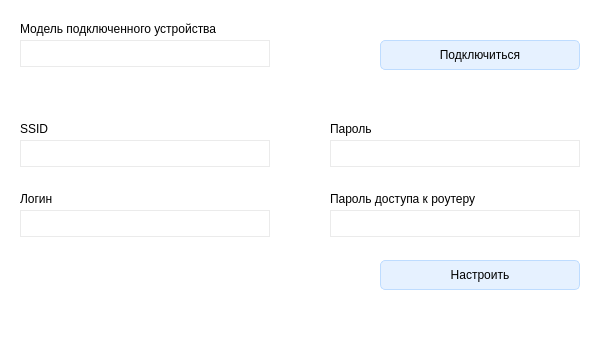
<?xml version="1.0" encoding="UTF-8"?>
<ui version="4.0">
 <class>MainWindow</class>
 <widget class="QMainWindow" name="MainWindow">
  <property name="geometry">
   <rect>
    <x>0</x>
    <y>0</y>
    <width>597</width>
    <height>351</height>
   </rect>
  </property>
  <property name="font">
   <font>
    <family>FreeMono</family>
   </font>
  </property>
  <property name="windowTitle">
   <string>MainWindow</string>
  </property>
  <property name="styleSheet">
   <string notr="true">background-color: rgb(255,255,255);</string>
  </property>
  <widget class="QWidget" name="centralwidget">
   <widget class="QPushButton" name="pushButton">
    <property name="geometry">
     <rect>
      <x>380</x>
      <y>40</y>
      <width>200</width>
      <height>30</height>
     </rect>
    </property>
    <property name="minimumSize">
     <size>
      <width>100</width>
      <height>0</height>
     </size>
    </property>
    <property name="styleSheet">
     <string notr="true">QPushButton::hover{background-color: rgb(192, 225, 255);}
QPushButton{ background-color: rgb(230, 241, 255); border-radius: 5px; border: 1px solid rgb(190, 220, 255)}
</string>
    </property>
    <property name="text">
     <string>Подключиться</string>
    </property>
   </widget>
   <widget class="QLineEdit" name="lineEdit">
    <property name="geometry">
     <rect>
      <x>20</x>
      <y>140</y>
      <width>250</width>
      <height>27</height>
     </rect>
    </property>
    <property name="styleSheet">
     <string notr="true">border: 1px solid rgb(235, 235, 235);</string>
    </property>
   </widget>
   <widget class="QLabel" name="label">
    <property name="geometry">
     <rect>
      <x>20</x>
      <y>120</y>
      <width>68</width>
      <height>17</height>
     </rect>
    </property>
    <property name="text">
     <string>SSID</string>
    </property>
   </widget>
   <widget class="QLabel" name="label_2">
    <property name="geometry">
     <rect>
      <x>330</x>
      <y>120</y>
      <width>68</width>
      <height>17</height>
     </rect>
    </property>
    <property name="text">
     <string>Пароль</string>
    </property>
   </widget>
   <widget class="QPushButton" name="pushButton_2">
    <property name="geometry">
     <rect>
      <x>380</x>
      <y>260</y>
      <width>200</width>
      <height>30</height>
     </rect>
    </property>
    <property name="minimumSize">
     <size>
      <width>100</width>
      <height>0</height>
     </size>
    </property>
    <property name="styleSheet">
     <string notr="true">QPushButton::hover{background-color: rgb(192, 225, 255);}
QPushButton{ background-color: rgb(230, 241, 255); border-radius: 5px; border: 1px solid rgb(190, 220, 255)}
</string>
    </property>
    <property name="text">
     <string>Настроить</string>
    </property>
   </widget>
   <widget class="QLineEdit" name="lineEdit_3">
    <property name="geometry">
     <rect>
      <x>330</x>
      <y>140</y>
      <width>250</width>
      <height>27</height>
     </rect>
    </property>
    <property name="styleSheet">
     <string notr="true">border: 1px solid rgb(235, 235, 235);</string>
    </property>
   </widget>
   <widget class="QLabel" name="label_3">
    <property name="geometry">
     <rect>
      <x>20</x>
      <y>20</y>
      <width>261</width>
      <height>17</height>
     </rect>
    </property>
    <property name="text">
     <string>Модель подключенного устройства</string>
    </property>
   </widget>
   <widget class="QLineEdit" name="lineEdit_4">
    <property name="geometry">
     <rect>
      <x>20</x>
      <y>40</y>
      <width>250</width>
      <height>27</height>
     </rect>
    </property>
    <property name="styleSheet">
     <string notr="true">border: 1px solid rgb(235, 235, 235);</string>
    </property>
   </widget>
   <widget class="QLineEdit" name="lineEdit_5">
    <property name="geometry">
     <rect>
      <x>330</x>
      <y>210</y>
      <width>250</width>
      <height>27</height>
     </rect>
    </property>
    <property name="styleSheet">
     <string notr="true">border: 1px solid rgb(235, 235, 235);</string>
    </property>
   </widget>
   <widget class="QLabel" name="label_4">
    <property name="geometry">
     <rect>
      <x>20</x>
      <y>190</y>
      <width>68</width>
      <height>17</height>
     </rect>
    </property>
    <property name="text">
     <string>Логин</string>
    </property>
   </widget>
   <widget class="QLineEdit" name="lineEdit_2">
    <property name="geometry">
     <rect>
      <x>20</x>
      <y>210</y>
      <width>250</width>
      <height>27</height>
     </rect>
    </property>
    <property name="styleSheet">
     <string notr="true">border: 1px solid rgb(235, 235, 235);</string>
    </property>
   </widget>
   <widget class="QLabel" name="label_5">
    <property name="geometry">
     <rect>
      <x>330</x>
      <y>190</y>
      <width>201</width>
      <height>17</height>
     </rect>
    </property>
    <property name="text">
     <string>Пароль доступа к роутеру</string>
    </property>
   </widget>
  </widget>
  <widget class="QStatusBar" name="statusbar"/>
 </widget>
 <resources/>
 <connections/>
</ui>
